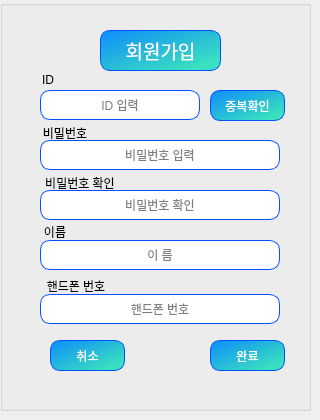
       <widget class="QWidget" name="page_7">
        <widget class="QGroupBox" name="groupBox_2">
         <property name="geometry">
          <rect>
           <x>0</x>
           <y>0</y>
           <width>311</width>
           <height>411</height>
          </rect>
         </property>
         <property name="styleSheet">
          <string notr="true"/>
         </property>
         <property name="title">
          <string/>
         </property>
         <widget class="QLabel" name="lb_login">
          <property name="geometry">
           <rect>
            <x>100</x>
            <y>30</y>
            <width>121</width>
            <height>41</height>
           </rect>
          </property>
          <property name="font">
           <font>
            <family>굴림체</family>
            <pointsize>14</pointsize>
           </font>
          </property>
          <property name="styleSheet">
           <string notr="true">color: white;
background-color:qlineargradient(spread:pad, x1:0, y1:0, x2:0.857143, y2:0.857955, stop:0 rgba(13, 140, 251, 255), stop:1 rgba(58, 224, 191));
	border-radius: 10px;
border:1px solid rgb(0, 81, 255);</string>
          </property>
          <property name="text">
           <string>회원가입</string>
          </property>
          <property name="alignment">
           <set>Qt::AlignCenter</set>
          </property>
         </widget>
         <widget class="QLineEdit" name="le_input_id">
          <property name="geometry">
           <rect>
            <x>40</x>
            <y>90</y>
            <width>160</width>
            <height>30</height>
           </rect>
          </property>
          <property name="tabletTracking">
           <bool>false</bool>
          </property>
          <property name="styleSheet">
           <string notr="true">background:rgb(255, 255, 255);
border:1px solid rgb(0, 81, 255);
border-radius:10px;
</string>
          </property>
          <property name="alignment">
           <set>Qt::AlignCenter</set>
          </property>
          <property name="placeholderText">
           <string>ID 입력</string>
          </property>
         </widget>
         <widget class="QLineEdit" name="le_input_pw">
          <property name="geometry">
           <rect>
            <x>40</x>
            <y>140</y>
            <width>240</width>
            <height>30</height>
           </rect>
          </property>
          <property name="tabletTracking">
           <bool>false</bool>
          </property>
          <property name="styleSheet">
           <string notr="true">background:rgb(255, 255, 255);
border:1px solid rgb(0, 81, 255);
border-radius:10px;
</string>
          </property>
          <property name="echoMode">
           <enum>QLineEdit::Password</enum>
          </property>
          <property name="alignment">
           <set>Qt::AlignCenter</set>
          </property>
          <property name="placeholderText">
           <string>비밀번호 입력</string>
          </property>
         </widget>
         <widget class="QLineEdit" name="le_check_pw">
          <property name="geometry">
           <rect>
            <x>40</x>
            <y>190</y>
            <width>240</width>
            <height>30</height>
           </rect>
          </property>
          <property name="styleSheet">
           <string notr="true">background:rgb(255, 255, 255);
border:1px solid rgb(0, 81, 255);
border-radius:10px;
</string>
          </property>
          <property name="echoMode">
           <enum>QLineEdit::Password</enum>
          </property>
          <property name="alignment">
           <set>Qt::AlignCenter</set>
          </property>
          <property name="placeholderText">
           <string>비밀번호 확인</string>
          </property>
         </widget>
         <widget class="QLineEdit" name="le_input_name">
          <property name="geometry">
           <rect>
            <x>40</x>
            <y>240</y>
            <width>240</width>
            <height>30</height>
           </rect>
          </property>
          <property name="styleSheet">
           <string notr="true">background:rgb(255, 255, 255);
border:1px solid rgb(0, 81, 255);
border-radius:10px;
</string>
          </property>
          <property name="alignment">
           <set>Qt::AlignCenter</set>
          </property>
          <property name="placeholderText">
           <string>이 름</string>
          </property>
         </widget>
         <widget class="QPushButton" name="btn_check_id">
          <property name="geometry">
           <rect>
            <x>210</x>
            <y>90</y>
            <width>75</width>
            <height>31</height>
           </rect>
          </property>
          <property name="styleSheet">
           <string notr="true">QPushButton{
color: white;
background-color:qlineargradient(spread:pad, x1:0, y1:0, x2:0.857143, y2:0.857955, stop:0 rgba(13, 140, 251, 255), stop:1 rgba(58, 224, 191));
	border-radius: 10px;
border:1px solid rgb(0, 81, 255);
}
QPushButton:hover {
color: white;
	background-color: qlineargradient(spread:pad, x1:0, y1:0, x2:0.857143, y2:0.857955, stop:0 rgba(10, 242, 251, 255), stop:1 rgba(224, 6, 159, 255));
	border-radius: 10px;}
QPushButton:pressed {
border: 3px solid rgb(0, 81, 255);
color: white;
	background-color: qlineargradient(spread:pad, x1:0, y1:0, x2:0.857143, y2:0.857955, stop:0 rgba(10, 242, 251, 255), stop:1 rgba(224, 6, 159, 255));
	border-radius: 10px;}

</string>
          </property>
          <property name="text">
           <string>중복확인</string>
          </property>
         </widget>
         <widget class="QPushButton" name="btn_cancle">
          <property name="geometry">
           <rect>
            <x>50</x>
            <y>340</y>
            <width>75</width>
            <height>31</height>
           </rect>
          </property>
          <property name="styleSheet">
           <string notr="true">QPushButton{
color: white;
background-color:qlineargradient(spread:pad, x1:0, y1:0, x2:0.857143, y2:0.857955, stop:0 rgba(13, 140, 251, 255), stop:1 rgba(58, 224, 191));
	border-radius: 10px;
border:1px solid rgb(0, 81, 255);
}
QPushButton:hover {
color: white;
	background-color: qlineargradient(spread:pad, x1:0, y1:0, x2:0.857143, y2:0.857955, stop:0 rgba(10, 242, 251, 255), stop:1 rgba(224, 6, 159, 255));
	border-radius: 10px;}
QPushButton:pressed {
border: 3px solid rgb(0, 81, 255);
color: white;
	background-color: qlineargradient(spread:pad, x1:0, y1:0, x2:0.857143, y2:0.857955, stop:0 rgba(10, 242, 251, 255), stop:1 rgba(224, 6, 159, 255));
	border-radius: 10px;}

</string>
          </property>
          <property name="text">
           <string>취소</string>
          </property>
         </widget>
         <widget class="QPushButton" name="btn_join_finish">
          <property name="geometry">
           <rect>
            <x>210</x>
            <y>340</y>
            <width>75</width>
            <height>31</height>
           </rect>
          </property>
          <property name="styleSheet">
           <string notr="true">QPushButton{
color: white;
background-color:qlineargradient(spread:pad, x1:0, y1:0, x2:0.857143, y2:0.857955, stop:0 rgba(13, 140, 251, 255), stop:1 rgba(58, 224, 191));
	border-radius: 10px;
border:1px solid rgb(0, 81, 255);
}
QPushButton:hover {
color: white;
	background-color: qlineargradient(spread:pad, x1:0, y1:0, x2:0.857143, y2:0.857955, stop:0 rgba(10, 242, 251, 255), stop:1 rgba(224, 6, 159, 255));
	border-radius: 10px;}
QPushButton:pressed {
border: 3px solid rgb(0, 81, 255);
color: white;
	background-color: qlineargradient(spread:pad, x1:0, y1:0, x2:0.857143, y2:0.857955, stop:0 rgba(10, 242, 251, 255), stop:1 rgba(224, 6, 159, 255));
	border-radius: 10px;}

</string>
          </property>
          <property name="text">
           <string>완료</string>
          </property>
         </widget>
         <widget class="QLabel" name="lb_id">
          <property name="geometry">
           <rect>
            <x>20</x>
            <y>74</y>
            <width>56</width>
            <height>12</height>
           </rect>
          </property>
          <property name="text">
           <string>ID</string>
          </property>
          <property name="alignment">
           <set>Qt::AlignCenter</set>
          </property>
         </widget>
         <widget class="QLabel" name="lb_pw">
          <property name="geometry">
           <rect>
            <x>37</x>
            <y>127</y>
            <width>56</width>
            <height>12</height>
           </rect>
          </property>
          <property name="text">
           <string>비밀번호</string>
          </property>
          <property name="alignment">
           <set>Qt::AlignCenter</set>
          </property>
         </widget>
         <widget class="QLabel" name="lb_check_pw">
          <property name="geometry">
           <rect>
            <x>35</x>
            <y>177</y>
            <width>90</width>
            <height>12</height>
           </rect>
          </property>
          <property name="text">
           <string>비밀번호 확인</string>
          </property>
          <property name="alignment">
           <set>Qt::AlignCenter</set>
          </property>
         </widget>
         <widget class="QLabel" name="lb_nick">
          <property name="geometry">
           <rect>
            <x>27</x>
            <y>226</y>
            <width>56</width>
            <height>12</height>
           </rect>
          </property>
          <property name="text">
           <string>이름</string>
          </property>
          <property name="alignment">
           <set>Qt::AlignCenter</set>
          </property>
         </widget>
         <widget class="QLineEdit" name="le_phonenum">
          <property name="geometry">
           <rect>
            <x>40</x>
            <y>294</y>
            <width>240</width>
            <height>30</height>
           </rect>
          </property>
          <property name="tabletTracking">
           <bool>false</bool>
          </property>
          <property name="focusPolicy">
           <enum>Qt::StrongFocus</enum>
          </property>
          <property name="styleSheet">
           <string notr="true">background:rgb(255, 255, 255);
border:1px solid rgb(0, 81, 255);
border-radius:10px;
</string>
          </property>
          <property name="inputMethodHints">
           <set>Qt::ImhNone</set>
          </property>
          <property name="alignment">
           <set>Qt::AlignCenter</set>
          </property>
          <property name="placeholderText">
           <string>핸드폰 번호</string>
          </property>
         </widget>
         <widget class="QLabel" name="lb_phonenum">
          <property name="geometry">
           <rect>
            <x>36</x>
            <y>280</y>
            <width>80</width>
            <height>12</height>
           </rect>
          </property>
          <property name="text">
           <string>핸드폰 번호</string>
          </property>
          <property name="alignment">
           <set>Qt::AlignCenter</set>
          </property>
         </widget>
        </widget>
       </widget>
